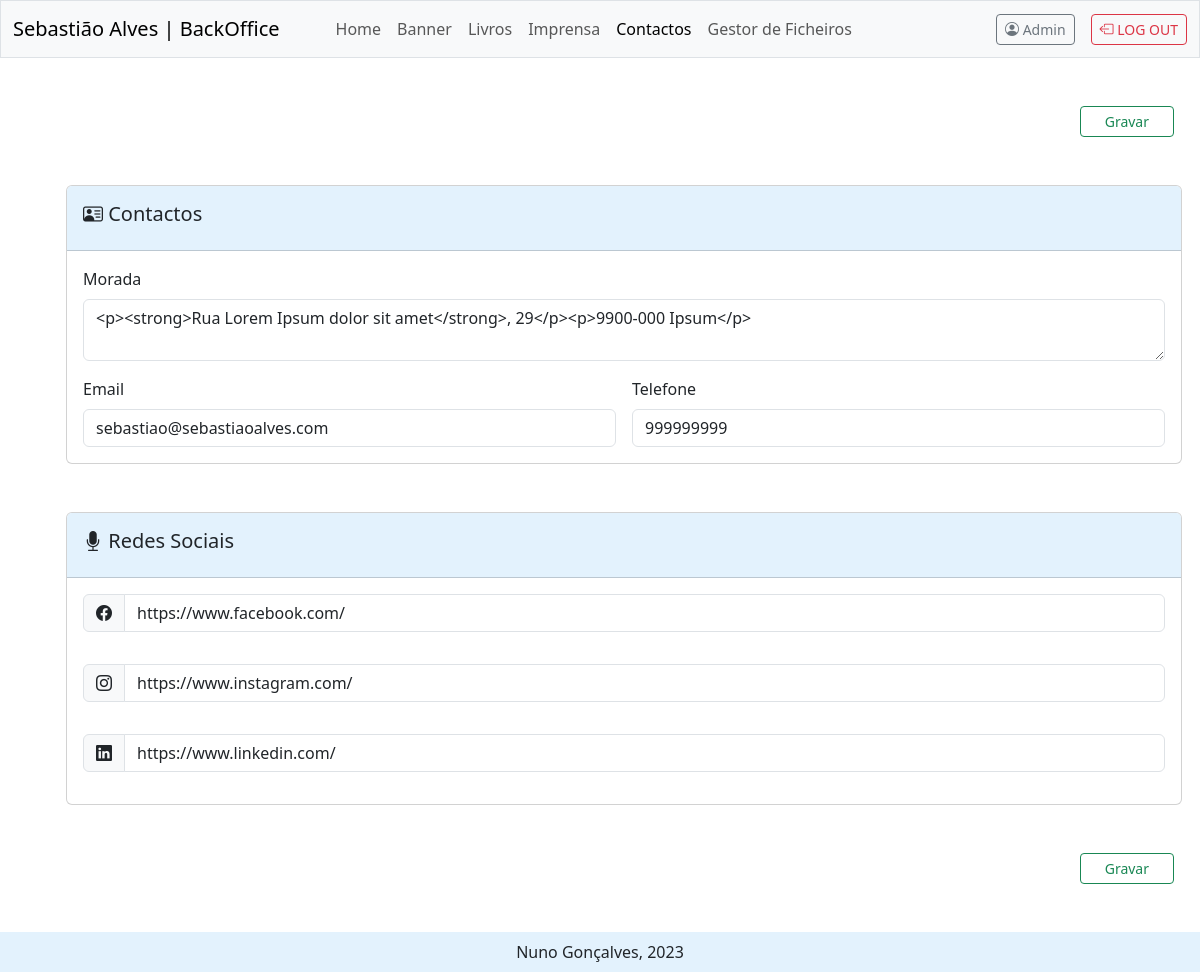
The page /admin/views/contactos.php (signed in) on the database its author committed.
### tables this page shows
CREATE TABLE `settings` (
  `id` int(11) NOT NULL,
  `favicon` tinytext DEFAULT NULL,
  `morada` tinytext DEFAULT NULL,
  `email` tinytext DEFAULT NULL,
  `telefone` varchar(50) DEFAULT NULL,
  `autor_img` tinytext DEFAULT NULL,
  `autor_descricao` text DEFAULT NULL,
  `ultimosLivros` longtext DEFAULT NULL,
  `facebook_link` varchar(150) DEFAULT NULL,
  `instagram_link` varchar(150) DEFAULT NULL,
  `linkedin_link` varchar(150) DEFAULT NULL
);

### admin/modules/sql.php (called while the page is built, shortened)
<?php
    $pdo = new PDO("mysql:dbname=".$base_dados["dbname"].";host=".$base_dados["host"], $base_dados["user"], $base_dados["password"]);
    function selectSQLUnico($sql){
        global $pdo;
        $query = $pdo -> query($sql);
        return $query->fetch(PDO::FETCH_ASSOC);
    }
?>

### admin/views/contactos.php (the view, shortened to what this page needs)
<?php
    require_once "../modules/config.php";
    require_once "../modules/sql.php";
    $dadosPagina = selectSQLUnico("SELECT * FROM settings");
?>
    <?php require "../components/head.php"; ?>
    <?php require "../components/navbar.php"; ?>
    <main class="container justify-content-center">
        <div class="col-12 mt-5 m-4">
            <form action="../modules/contactos_update.php" method="post">
                <div class="col-12 my-5 d-flex justify-content-end">
                    <button type="submit" class="btn btn-sm btn-outline-success mx-2 px-4">Gravar</button>
                </div>
                <div class="card">
                    <div class="card-header py-3" style="background-color: #e3f2fd;">
                        <h5><i class="bi bi-person-vcard"></i> Contactos</h5>
                    </div>
                    <div class="card-body">
                        <div class="row g-3">
                            <div class="col-12 mb-3">
                                <label for="inputMorada" class="form-label">Morada</label>
                                <textarea class="form-control" id="editor" placeholder="e.g. Rua, Av. Pcta, etc." name="inputMorada" value="<?= $dadosPagina['morada'] ?>"><?= $dadosPagina['morada'] ?></textarea>
                            </div>
                        </div>
                        <div class="row g-3">
                            <div class="col-md-6">
                                <label for="inputEmail" class="form-label">Email</label>
                                <input type="email" class="form-control" name="inputEmail" value="<?= $dadosPagina['email'] ?>" placeholder="exemplo@exemplo.pt">
                            </div>
                            <div class="col-md-6">
                                <label for="inputTelefone" class="form-label">Telefone</label>
                                <input type="text" class="form-control" name="inputTelefone" value="<?= $dadosPagina['telefone'] ?>" placeholder="(+351) 999 999 999">
                            </div>
                        </div>
                    </div>
                </div>
                <div class="card mt-5">
                    <div class="card-header py-3" style="background-color:#e3f2fd;">
                        <h5><i class="bi bi-mic-fill"></i></i> Redes Sociais</h5>
                    </div>
                    <div class="card-body">
                        <div class="row g-3">
                            <div class="col-12 input-group mb-3">
                                <span class="input-group-text" id="basic-addon1"><i class="bi bi-facebook"></i></span>
                                <input type="text" class="form-control" name="inputFacebook" aria-label="Username" aria-describedby="basic-addon1" value="<?= $dadosPagina['facebook_link'] ?>">
                            </div>
                            <div class="col-12 input-group mb-3">
                                <span class="input-group-text" id="basic-addon1"><i class="bi bi-instagram"></i></span>
                                <input type="text" class="form-control" name="inputInstagram" aria-label="Username" aria-describedby="basic-addon1" value="<?= $dadosPagina['instagram_link'] ?>">
                            </div>
                            <div class="col-12 input-group mb-3">
                                <span class="input-group-text" id="basic-addon1"><i class="bi bi-linkedin"></i></span>
                                <input type="text" class="form-control" name="inputLinkedin" aria-label="Username" aria-describedby="basic-addon1" value="<?= $dadosPagina['linkedin_link'] ?>">
                            </div>
                        </div>
                    </div>
                </div>
                <div class="col-12 my-5 d-flex justify-content-end">
                    <button type="submit" class="btn btn-sm btn-outline-success mx-2 px-4">Gravar</button>
                </div>
            </form>
        </div>
    </main>
    <?php require "../components/footer.php"; ?>
</html>

### rows shown on the page
settings: inputMorada "<p><strong>Rua Lorem Ipsum dolor sit amet</strong>, 29</p><p>9900-000 Ipsum</p>", inputEmail "sebastiao@sebastiaoalves.com", inputTelefone "999999999", inputFacebook "https://www.facebook.com/", inputInstagram "https://www.instagram.com/", inputLinkedin "https://www.linkedin.com/"

### other values the page prints
$_SESSION["user"]["nome"] "Admin"
